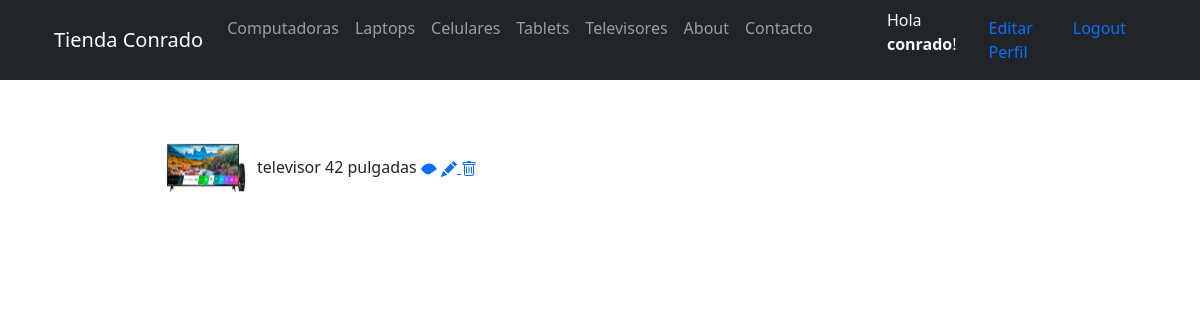
/TelevisoresLista/ (signed in), run on the app's committed database.
### Productos/models.py (models this page shows, shortened)
class Productos(models.Model):
    Seleccion = (
    ('computadora','Computadora'),
    ('laptops', 'Laptops'),
    ('celulares','Celulares'),
    ('tablets','Tablets'),
    ('televisores','Televisores'),
    )
    usuario = models.ForeignKey(User, on_delete=models.CASCADE, null=True, blank=True)
    titulo = models.CharField(max_length=200, null=True)
    producto = models.CharField(max_length=15, choices=Seleccion, default='computadora')
    marca = models.CharField(max_length=40, null=True)
    modelo = models.CharField(max_length=40, null=True)
    descripcion = models.TextField(null=True, blank=True)
    year = models.IntegerField(null=True)
    precio = models.DecimalField(max_digits=10, decimal_places=2)
    fechaPublicacion = models.DateTimeField(auto_now_add=True, null=True),
    emailContacto = models.EmailField(null=True)
    imagenProducto = models.ImageField(null=True, blank=True, upload_to="imagenes/")
    class Meta:
        ordering = ['usuario' ]

### Productos/views.py (the view)
# urls.py: path('TelevisoresLista/', TelevisoresLista.as_view(), name='televisores'),
class TelevisoresLista(LoginRequiredMixin, ListView):
    context_object_name = 'televisores'
    queryset = Productos.objects.filter(producto__startswith='televisor')
    template_name = 'TelevisoresLista.html'
    login_url = '/FormularioLogin/'

### Tienda/templates/TelevisoresLista.html (shortened to what this page needs)
{% extends 'index.html' %}
{% block content %}
<br>
<br>
<br>
<br>
<br>
<div class="container text-center">
    <div class="row">
            {% for televisor in televisores %}
            <div class="col-sm-6 align-items-center">
                <div class="card-body">
                <img src="{{televisor.imagenProducto.url}}" class="" width="100px">
                {{televisor.titulo}}
                <a href="{% url 'televisor' televisor.id %}"> </a>
                {% if User.id == Televisor.usuario.id %}
                <a href="{% url 'editarTelevisor' televisor.id %}">  </a>
                <a href="{% url 'borrarTelevisor' televisor.id %}"> </a>
                {% endif %}
                <br>
                <br>
                <br>
                <br>
                </div>
            </div>
            {% endfor %}
    </div>
</div>
{% endblock %}

### Tienda/templates/index.html (shortened to what this page needs)
{% load static %}
<!DOCTYPE html>
<html lang="en">
    <head>
        <link href="{% static 'css/styles.css' %}" rel="stylesheet" />
    </head>
    <body id="page-top">
        <nav class="navbar navbar-expand-lg navbar-dark bg-dark fixed-top" id="mainNav">
            <div class="container px-4">
                <a class="navbar-brand" href="/"> Tienda Conrado </a>
                <div class="collapse navbar-collapse" id="navbarResponsive">
                    <ul class="navbar-nav ms-auto">
                        <li class="nav-item"><a class="nav-link" href="/ComputadorasLista/">Computadoras</a></li>
                        <li class="nav-item"><a class="nav-link" href="/LaptopsLista/">Laptops</a></li>
                        <li class="nav-item"><a class="nav-link" href="/CelularesLista/">Celulares</a></li>
                        <li class="nav-item"><a class="nav-link" href="/TabletsLista/">Tablets</a></li>
                        <li class="nav-item"><a class="nav-link" href="/TelevisoresLista/">Televisores</a></li>
                        <li class="nav-item"><a class="nav-link" href="/about/">About</a></li>
                        <li class="nav-item"><a class="nav-link" href="/contacto/">Contacto</a></li>
                        <div class="container"></div>
                        {% if request.user.is_authenticated %}
                        <div class="container">
                        <li class="nav-item">
                          <span class="text-light"> Hola <strong>{{request.user.first_name}}</strong>!</span>
                        </li>
                        </div>
                        <div class="container">
                        <li class="nav-item">
                            <a class="nav-link" href="/editarPerfil/"><span class="text-primary">Editar Perfil</span></a>
                        </li>
                        </div>
                        <div class="container">
                        <li class="nav-item">
                          <a class="nav-link" href="/Logout/"><span class="text-primary">Logout</span></a>
                        </li>
                        </div>
                      {% endif %}
                    </ul>
                </div>
            </div>
        </nav>
        {% block content %}{% endblock %}

### data on the page
Productos: imagenProducto (picture), titulo "televisor 42 pulgadas"

### other printed values
{{ request.user.first_name }} "conrado"
